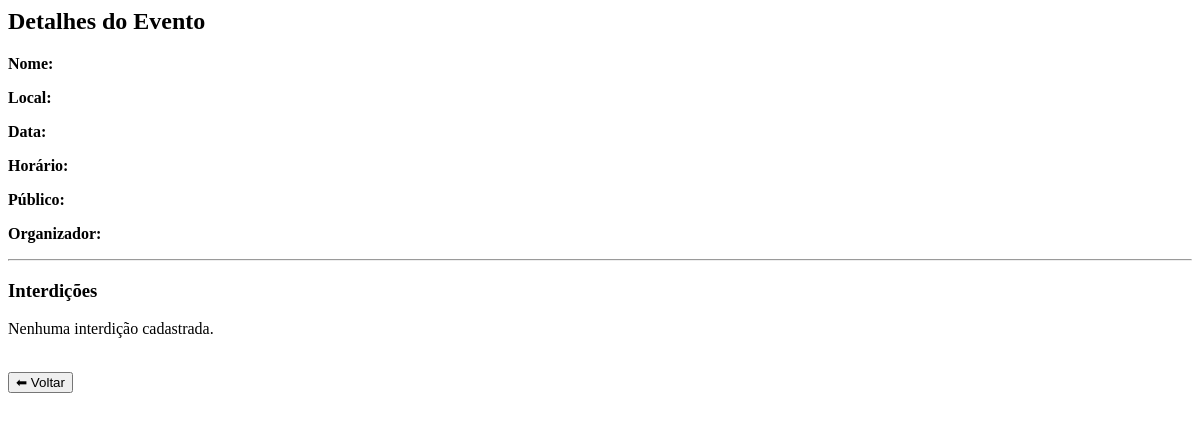
Page /visualizar_evento/8 on the earlier database version.
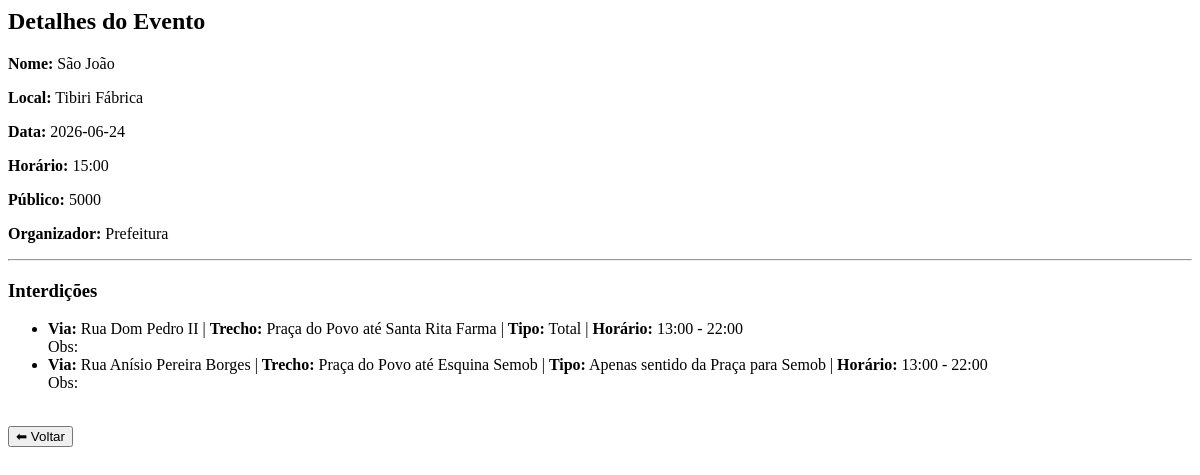
Same page on the later database version.
### tables this page shows
CREATE TABLE evento (
            id INTEGER PRIMARY KEY AUTOINCREMENT,
            nome TEXT,
            local TEXT,
            data TEXT,
            horario TEXT,
            publico INTEGER,
            organizador TEXT
        );

CREATE TABLE interdicao (
        id INTEGER PRIMARY KEY AUTOINCREMENT,
        evento_id INTEGER,
        via TEXT,
        trecho_inicio TEXT,
        trecho_fim TEXT,
        tipo_bloqueio TEXT,
        hora_inicio TEXT,
        hora_fim TEXT,
        observacoes TEXT
    );

### app.py (the view)
@app.route('/visualizar_evento/<int:id>')
def visualizar_evento(id):
    conn = sqlite3.connect('database.db')
    cursor = conn.cursor()
    cursor.execute("SELECT * FROM evento WHERE id=?", (id,))
    evento = cursor.fetchone()
    cursor.execute("SELECT * FROM interdicao WHERE evento_id=?", (id,))
    interdicoes = cursor.fetchall()
    conn.close()
    return render_template(
        'visualizar_evento.html',
        evento=evento,
        interdicoes=interdicoes
    )

### templates/visualizar_evento.html (shortened to what this page needs)
<h2>Detalhes do Evento</h2>
<p><strong>Nome:</strong> {{ evento[1] }}</p>
<p><strong>Local:</strong> {{ evento[2] }}</p>
<p><strong>Data:</strong> {{ evento[3] }}</p>
<p><strong>Horário:</strong> {{ evento[4] }}</p>
<p><strong>Público:</strong> {{ evento[5] }}</p>
<p><strong>Organizador:</strong> {{ evento[6] }}</p>
<hr>
<h3>Interdições</h3>
{% if interdicoes %}
    <ul>
    {% for i in interdicoes %}
        <li>
            <strong>Via:</strong> {{ i[2] }} |
            <strong>Trecho:</strong> {{ i[3] }} até {{ i[4] }} |
            <strong>Tipo:</strong> {{ i[5] }} |
            <strong>Horário:</strong> {{ i[6] }} - {{ i[7] }}
            <br>
            Obs: {{ i[8] }}
        </li>
    {% endfor %}
    </ul>
{% else %}
    <p>Nenhuma interdição cadastrada.</p>
{% endif %}
<button type="button" onclick="history.back()">⬅ Voltar</button>

Differences in the rows shown:
added evento: nome "São João", local "Tibiri Fábrica", data "2026-06-24", horario "15:00", publico "5000", organizador "Prefeitura"
added interdicao: via "Rua Dom Pedro II", trecho_inicio "Praça do Povo", trecho_fim "Santa Rita Farma", tipo_bloqueio "Total", hora_inicio "13:00", hora_fim "22:00"
added interdicao: via "Rua Anísio Pereira Borges", trecho_inicio "Praça do Povo", trecho_fim "Esquina Semob", tipo_bloqueio "Apenas sentido da Praça para Semob", hora_inicio "13:00", hora_fim "22:00"
Other differences:
text no longer shown: "Nenhuma interdição cadastrada."
